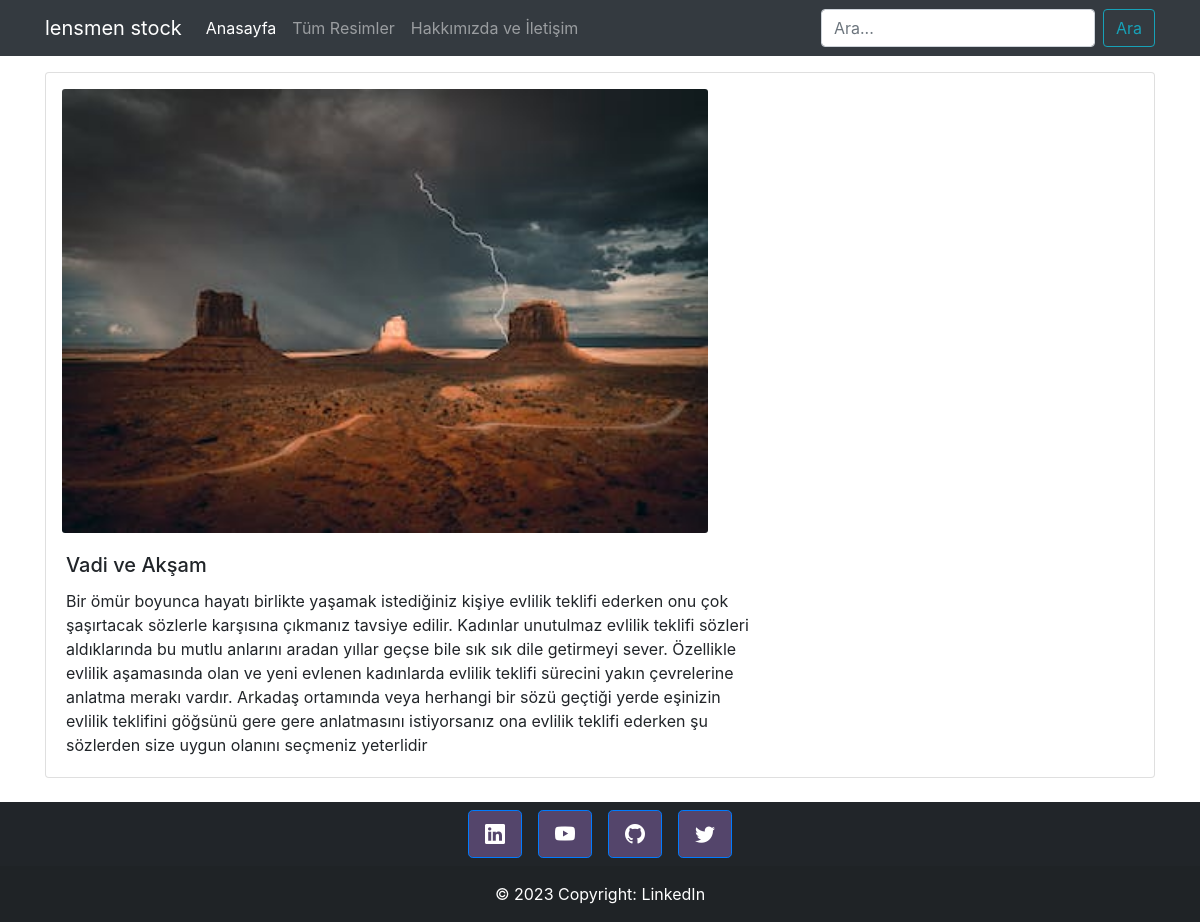
The app's page /photos/11 with its own data.
### photos/models.py (models this page shows, shortened)
class Photo(models.Model):
    foto_adi = models.CharField(max_length=100)
    category = models.ManyToManyField(Category)
    foto_adi = models.CharField(max_length=100)
    foto_aciklama = models.TextField()
    foto_veri = models.CharField(max_length=100)
    anasayfa = models.BooleanField(default=False)

### photos/views.py (the view)
# urls.py: path('photos/<int:id>', views.photo_story, name='story'),
def photo_story(requset,id):
    data={
        'photo':Photo.objects.get(id=id)
    }
    return render(requset,'story.html',data)

### photos/templates/story.html (shortened to what this page needs)
{% load static %}
<!DOCTYPE html>
<html lang="en">
<head>
    <link rel="stylesheet" href="https://cdn.jsdelivr.net/npm/bootstrap-icons@1.10.5/font/bootstrap-icons.css">
    <link rel="stylesheet" href="https://cdn.jsdelivr.net/npm/bootstrap@4.3.1/dist/css/bootstrap.min.css"
>
</head>
<body>
    {% include 'partials/navbar.html' %}
    <div class="container mt-3">
        <div class="row">
           <div class="col-12">
            <div class="card mb-3">
                <div class="row no-gutters">
                  <div class="col-md-7 ml-3 mt-3">
                    <img src="{% static 'img/'|add:photo.foto_veri %}" class="card-img" alt="...">
                  </div>
                  <div class="col-md-8">
                    <div class="card-body">
                      <h5 class="card-title">{{photo.foto_adi}}</h5>
                      <p class="card-text">{{photo.foto_aciklama}}</p>
                    </div>
                  </div>
                </div>
              </div>
           </div>
        </div>
    </div>
    {% include 'partials/footer.html' %}
</body>
</html>

### records on screen
Photo: foto_veri (picture), foto_adi "Vadi ve Akşam", foto_aciklama "Bir ömür boyunca hayatı birlikte yaşamak istediğiniz kişiye evlilik teklifi ederken onu çok şaşırtacak sözlerle karşısına çıkmanız tavsiye edilir. Kadınlar unutulmaz evlilik teklifi sözleri aldıklarında bu mutlu anlarını aradan yıllar geçse bile sık sık dile getirmeyi sever. Özellikle evlilik aşamasında olan ve yeni evlenen kadınlarda evlilik teklifi sürecini yakın çevrelerine anlatma merakı vardır. Arkadaş ortamında veya herhangi bir sözü geçtiği yerde eşinizin evlilik teklifini göğsünü gere gere anlatmasını istiyorsanız ona evlilik teklifi ederken şu sözlerden size uygun olanını seçmeniz yeterlidir"
